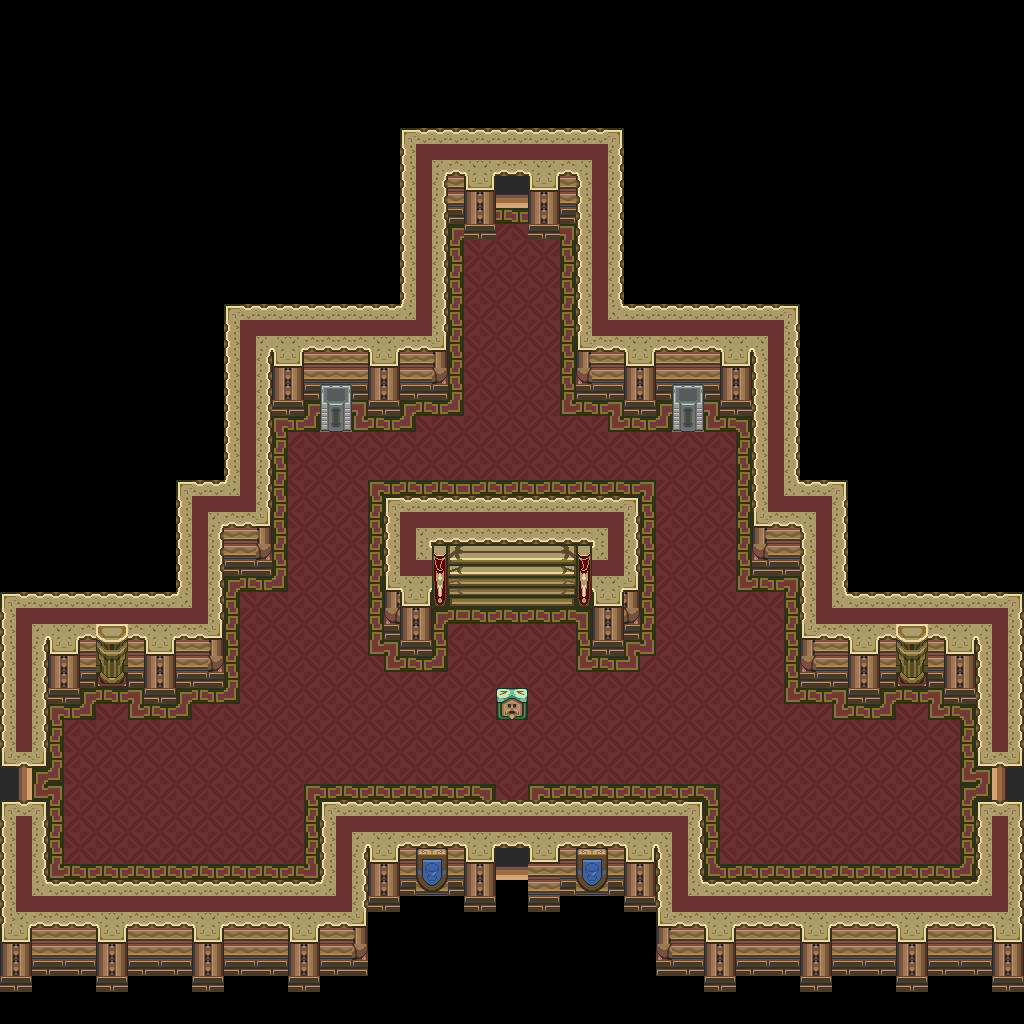

Tiled map render using the project's own tile images. Description and the map definition, with tile-layer contents summarised, below:
An orthogonal 64x64 tile map with 16x16 px tiles, 1 tile layer (base), 1 hidden layer not drawn and 15 objects.

<map version="1.10" tiledversion="1.12.1" orientation="orthogonal" renderorder="right-down" width="64" height="64" tilewidth="16" tileheight="16" infinite="0" nextlayerid="3" nextobjectid="16">
 <tileset firstgid="1" source="../classiciphone_pics4.tsx" />
 <layer id="1" name="base" width="64" height="64">
  <data>[4096 cells, 4096 non-empty, 88 distinct tile ids]</data>
 </layer>
 <layer id="2" name="collision" width="64" height="64" visible="0">
  <properties><property name="collision" value="true" /></properties>
  <data>[4096 cells, 2724 non-empty, 1 distinct tile ids]</data>
 </layer>
 <objectgroup id="3" name="npcs">
  <object id="1" x="400.0" y="608.0" width="16" height="16">
   <properties>
    <property name="gani" value="candle.mng" />
    <property name="script" type="string">-- Auto-converted from GraalScript
self.dontblock = true
-- drawunderplayer;</property>
   </properties>
  </object>
  <object id="2" x="592.0" y="608.0" width="16" height="16">
   <properties>
    <property name="gani" value="candle.mng" />
    <property name="script" type="string">-- Auto-converted from GraalScript
self.dontblock = true
-- drawunderplayer;</property>
   </properties>
  </object>
  <object id="3" x="464.0" y="192.0" width="16" height="16">
   <properties>
    <property name="gani" value="candle.mng" />
    <property name="script" type="string">-- Auto-converted from GraalScript
self.dontblock = true
-- drawunderplayer;</property>
   </properties>
  </object>
  <object id="4" x="528.0" y="192.0" width="16" height="16">
   <properties>
    <property name="gani" value="candle.mng" />
    <property name="script" type="string">-- Auto-converted from GraalScript
self.dontblock = true
-- drawunderplayer;</property>
   </properties>
  </object>
  <object id="5" x="48.0" y="656.0" width="16" height="16">
   <properties>
    <property name="gani" value="candle.mng" />
    <property name="script" type="string">-- Auto-converted from GraalScript
self.dontblock = true
-- drawunderplayer;</property>
   </properties>
  </object>
  <object id="6" x="944.0" y="656.0" width="16" height="16">
   <properties>
    <property name="gani" value="candle.mng" />
    <property name="script" type="string">-- Auto-converted from GraalScript
self.dontblock = true
-- drawunderplayer;</property>
   </properties>
  </object>
  <object id="7" x="896.0" y="608.0" width="16" height="16">
   <properties>
    <property name="gani" value="light4.png" />
    <property name="script" type="string">-- Auto-converted from GraalScript
-- [CLIENT-SIDE — server no-op]
-- if (created) {
-- 
-- dontblock;
-- }
-- if (playerenters) {
-- setcoloreffect 1,0.6,0,0.5;
-- drawaslight;
-- this.zoom = 1;
-- timeout = 0.05;
-- }
-- if (timeout) {
-- if (this.zoom&lt;=1) {
-- this.ds=1;
-- }
-- else if (this.zoom&gt;=1.1) {
-- this.ds=0;
-- }
-- if (this.ds==1) {
-- this.zoom += 0.02;
-- setzoomeffect this.zoom;
-- }
-- else if (this.ds==0) {
-- this.zoom -= 0.03;
-- setzoomeffect this.zoom;
-- }
-- timeout = 0.05;
-- }</property>
   </properties>
  </object>
  <object id="8" x="544.0" y="560.0" width="16" height="16">
   <properties>
    <property name="gani" value="light4.png" />
    <property name="script" type="string">-- Auto-converted from GraalScript
-- [CLIENT-SIDE — server no-op]
-- if (created) {
-- 
-- dontblock;
-- }
-- if (playerenters) {
-- setcoloreffect 1,0.6,0,0.5;
-- drawaslight;
-- this.zoom = 1;
-- timeout = 0.05;
-- }
-- if (timeout) {
-- if (this.zoom&lt;=1) {
-- this.ds=1;
-- }
-- else if (this.zoom&gt;=1.1) {
-- this.ds=0;
-- }
-- if (this.ds==1) {
-- this.zoom += 0.02;
-- setzoomeffect this.zoom;
-- }
-- else if (this.ds==0) {
-- this.zoom -= 0.03;
-- setzoomeffect this.zoom;
-- }
-- timeout = 0.05;
-- }</property>
   </properties>
  </object>
  <object id="9" x="352.0" y="560.0" width="16" height="16">
   <properties>
    <property name="gani" value="light4.png" />
    <property name="script" type="string">-- Auto-converted from GraalScript
-- [CLIENT-SIDE — server no-op]
-- if (created) {
-- 
-- dontblock;
-- }
-- if (playerenters) {
-- setcoloreffect 1,0.6,0,0.5;
-- drawaslight;
-- this.zoom = 1;
-- timeout = 0.05;
-- }
-- if (timeout) {
-- if (this.zoom&lt;=1) {
-- this.ds=1;
-- }
-- else if (this.zoom&gt;=1.1) {
-- this.ds=0;
-- }
-- if (this.ds==1) {
-- this.zoom += 0.02;
-- setzoomeffect this.zoom;
-- }
-- else if (this.ds==0) {
-- this.zoom -= 0.03;
-- setzoomeffect this.zoom;
-- }
-- timeout = 0.05;
-- }</property>
   </properties>
  </object>
  <object id="10" x="480.0" y="144.0" width="16" height="16">
   <properties>
    <property name="gani" value="light4.png" />
    <property name="script" type="string">-- Auto-converted from GraalScript
-- [CLIENT-SIDE — server no-op]
-- if (created) {
-- 
-- dontblock;
-- }
-- if (playerenters) {
-- setcoloreffect 1,0.6,0,0.5;
-- drawaslight;
-- this.zoom = 1;
-- timeout = 0.05;
-- }
-- if (timeout) {
-- if (this.zoom&lt;=1) {
-- this.ds=1;
-- }
-- else if (this.zoom&gt;=1.1) {
-- this.ds=0;
-- }
-- if (this.ds==1) {
-- this.zoom += 0.02;
-- setzoomeffect this.zoom;
-- }
-- else if (this.ds==0) {
-- this.zoom -= 0.03;
-- setzoomeffect this.zoom;
-- }
-- timeout = 0.05;
-- }</property>
   </properties>
  </object>
  <object id="11" x="416.0" y="144.0" width="16" height="16">
   <properties>
    <property name="gani" value="light4.png" />
    <property name="script" type="string">-- Auto-converted from GraalScript
-- [CLIENT-SIDE — server no-op]
-- if (created) {
-- 
-- dontblock;
-- }
-- if (playerenters) {
-- setcoloreffect 1,0.6,0,0.5;
-- drawaslight;
-- this.zoom = 1;
-- timeout = 0.05;
-- }
-- if (timeout) {
-- if (this.zoom&lt;=1) {
-- this.ds=1;
-- }
-- else if (this.zoom&gt;=1.1) {
-- this.ds=0;
-- }
-- if (this.ds==1) {
-- this.zoom += 0.02;
-- setzoomeffect this.zoom;
-- }
-- else if (this.ds==0) {
-- this.zoom -= 0.03;
-- setzoomeffect this.zoom;
-- }
-- timeout = 0.05;
-- }</property>
   </properties>
  </object>
  <object id="12" x="0.0" y="608.0" width="16" height="16">
   <properties>
    <property name="gani" value="light4.png" />
    <property name="script" type="string">-- Auto-converted from GraalScript
-- [CLIENT-SIDE — server no-op]
-- if (created) {
-- 
-- dontblock;
-- }
-- if (playerenters) {
-- setcoloreffect 1,0.6,0,0.5;
-- drawaslight;
-- this.zoom = 1;
-- timeout = 0.05;
-- }
-- if (timeout) {
-- if (this.zoom&lt;=1) {
-- this.ds=1;
-- }
-- else if (this.zoom&gt;=1.1) {
-- this.ds=0;
-- }
-- if (this.ds==1) {
-- this.zoom += 0.02;
-- setzoomeffect this.zoom;
-- }
-- else if (this.ds==0) {
-- this.zoom -= 0.03;
-- setzoomeffect this.zoom;
-- }
-- timeout = 0.05;
-- }</property>
   </properties>
  </object>
  <object id="13" x="672.0" y="384.0" width="16" height="16">
   <properties>
    <property name="script" type="string">-- Auto-converted from GraalScript
-- if (created) {
-- // Initialize the attributes
-- showcharacter;
-- setcharprop #3,classichead-playared6.png;
-- setcharprop #C0,white;
-- setcharprop #C1,darkred;
-- setcharprop #C2,black;
-- setcharprop #C3,black;
-- setcharprop #C4,black;
-- setcharprop #n,;
-- setcharprop #2,shieldc-deo.png;
-- setcharprop #P1,hat.png;
-- shieldpower = 1;
-- setcharprop #8,body.png;
-- ap=100;
-- dir = 2;
-- sprite=0;
-- x=41.5; y=22.5;
end</property>
   </properties>
  </object>
  </objectgroup>
</map>
<!-- 2 of 15 objects omitted -->
